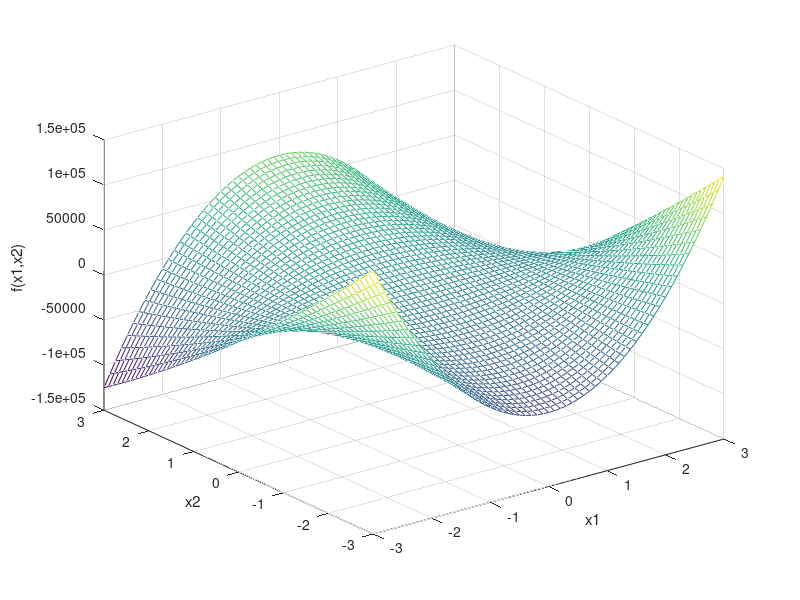

Recreate this plot in MATLAB.

f=@(x) 0.5*(x(1)^2+4*x(2)^2-9)^2+0.5*(-14*x(1)^2+18*x(2)+45)^2;
%gradient
f_x1=@(x) 2*x(1)*(x(1)^2+4*x(2)^2-9)-28*x(1)*(-14*x(1)^2+18*x(2)+45);
f_x2=@(x) 8*x(2)*(x(1)^2+4*x(2)^2-9)+18*(-14*x(1)^2+18*x(2)+45);
%hessian
f2_x1_2=@(x) 2*(x(1)^2+4*x(2)^2-9)-28*(-14*x(1)^2+18*x(2)+45)+788*x(1)^2;
f2_x2_2=@(x) 8*(x(1)^2+4*x(2)^2-9)+324+64*x(2)^2;
f2_x1_x2=@(x) 16*x(1)*x(2)-504*x(1);

%answer a:
nablaF=zeros(2,1);
%anser b:
hessianF=zeros(2,2);

%anser c:
[x1,x2]=meshgrid(-3:0.1:3,-3:0.1:3);
mesh(x1,x2,0.5*(x1.^2+4*x2.^2-9)^2+0.5*(-14*x1.^2+18*x2+45)^2)
xlabel('x1');ylabel('x2');zlabel('f(x1,x2)')